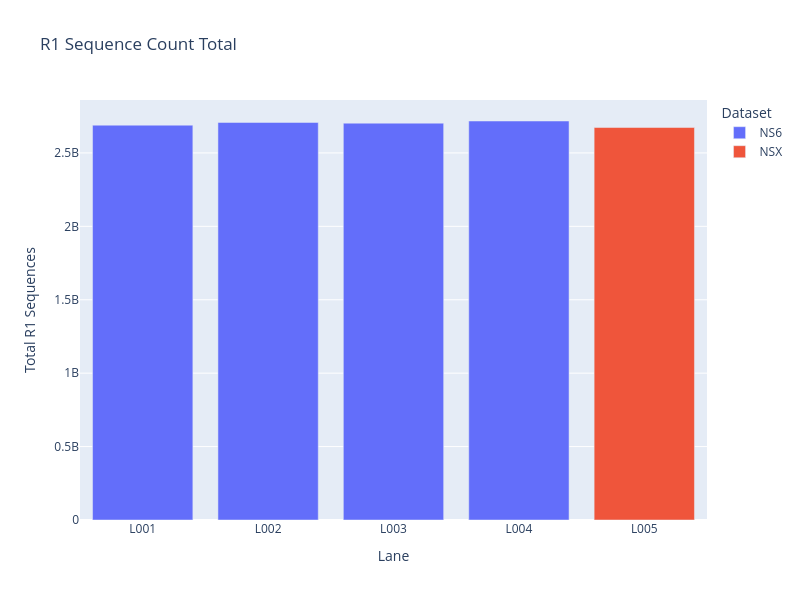

Notebook cell for this chart:
### Markdown cell above
R1 sequences count total:

### Code cell
# Data selection and grouping
group_ns6 = data_ns6[(data_ns6["Protocol"] == "Double") & (data_ns6["Read Type"] == "R1")][["Lane", "fastqc_raw__Total Sequences"]].groupby(["Lane"]).sum()
group_reset_ns6 = group_ns6[group_ns6["fastqc_raw__Total Sequences"] > 0].reset_index()

group_nsX = data_nsX[(data_nsX["Protocol"] == "Double") & (data_nsX["Lane"] == "L005") & (data_nsX["Read Type"] == "R1")][["Lane", "fastqc_raw__Total Sequences"]].groupby(["Lane"]).sum()
group_reset_nsX = group_nsX[group_nsX["fastqc_raw__Total Sequences"] > 0].reset_index()

hover_template = "%{y}<extra></extra>"

# Create a single plot
fig = go.Figure()

# Add NS6 data
fig.add_trace(
    go.Bar(
        x=group_reset_ns6["Lane"],
        y=group_reset_ns6["fastqc_raw__Total Sequences"],
        name="NS6",
        hovertemplate=hover_template
    )
)

# Add NSX data
fig.add_trace(
    go.Bar(
        x=group_reset_nsX["Lane"],
        y=group_reset_nsX["fastqc_raw__Total Sequences"],
        name="NSX",
        hovertemplate=hover_template
    )
)

# Update layout
fig.update_layout(
    height=600, width=800,
    yaxis_title="Total R1 Sequences",
    # yaxis_range=[0, 3e10],
    barmode="group",  # Use grouped bars
    title="R1 Sequence Count Total",
    xaxis_title="Lane",
    legend_title="Dataset"
)

# Show the figure
fig.show()

### Figure 1 — Plotly figure (JSON) as saved in the notebook; plotly's stock layout.template omitted (floating-point values rounded to 4 significant figures)
{"data": [{"hovertemplate": "%{y}<extra></extra>", "name": "NS6", "type": "bar", "x": ["L001", "L002", "L003", "L004"], "y": [2688989696, 2707457866, 2702548955, 2717330400]}, {"hovertemplate": "%{y}<extra></extra>", "name": "NSX", "type": "bar", "x": ["L005"], "y": [2672936262]}], "layout": {"barmode": "group", "height": 600, "legend": {"title": {"text": "Dataset"}}, "title": {"text": "R1 Sequence Count Total"}, "width": 800, "xaxis": {"title": {"text": "Lane"}}, "yaxis": {"title": {"text": "Total R1 Sequences"}}}}
